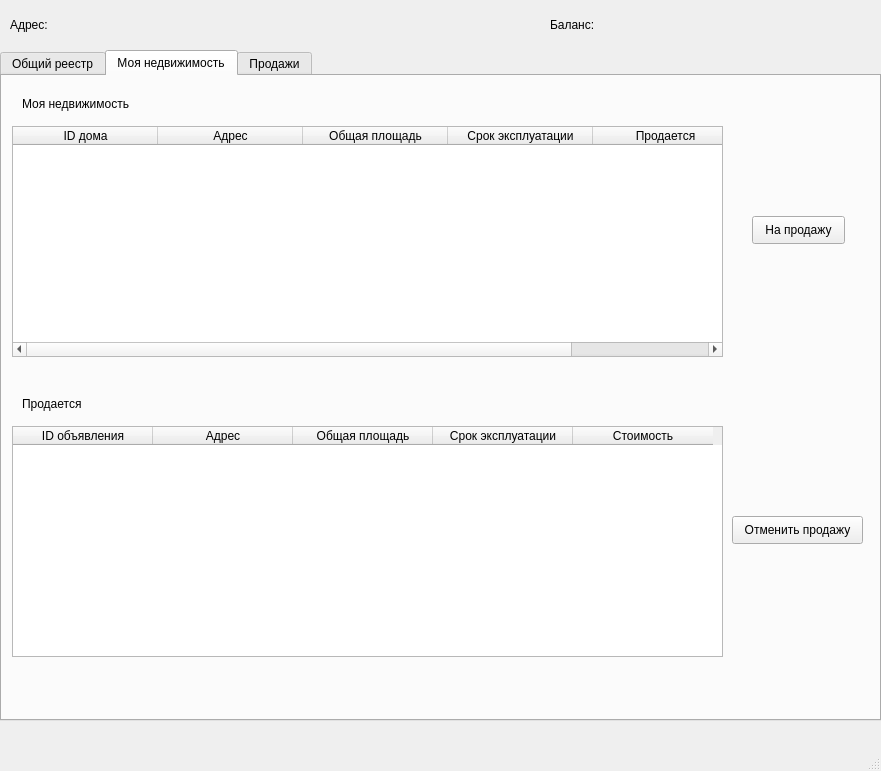
<?xml version="1.0" encoding="UTF-8"?>
<ui version="4.0">
 <class>MainWindow</class>
 <widget class="QMainWindow" name="MainWindow">
  <property name="geometry">
   <rect>
    <x>0</x>
    <y>0</y>
    <width>881</width>
    <height>771</height>
   </rect>
  </property>
  <property name="minimumSize">
   <size>
    <width>881</width>
    <height>690</height>
   </size>
  </property>
  <property name="maximumSize">
   <size>
    <width>881</width>
    <height>16777215</height>
   </size>
  </property>
  <property name="windowTitle">
   <string>Личный кабинет</string>
  </property>
  <widget class="QWidget" name="centralwidget">
   <widget class="QTabWidget" name="tabWidget">
    <property name="geometry">
     <rect>
      <x>0</x>
      <y>50</y>
      <width>881</width>
      <height>671</height>
     </rect>
    </property>
    <property name="currentIndex">
     <number>1</number>
    </property>
    <property name="iconSize">
     <size>
      <width>20</width>
      <height>20</height>
     </size>
    </property>
    <widget class="QWidget" name="tab">
     <attribute name="title">
      <string>Общий реестр</string>
     </attribute>
     <widget class="QTableWidget" name="table_register">
      <property name="geometry">
       <rect>
        <x>10</x>
        <y>10</y>
        <width>851</width>
        <height>571</height>
       </rect>
      </property>
      <attribute name="horizontalHeaderDefaultSectionSize">
       <number>140</number>
      </attribute>
      <column>
       <property name="text">
        <string> ID дома</string>
       </property>
      </column>
      <column>
       <property name="text">
        <string>Собственник</string>
       </property>
      </column>
      <column>
       <property name="text">
        <string>Адрес</string>
       </property>
      </column>
      <column>
       <property name="text">
        <string>Общая площадь</string>
       </property>
      </column>
      <column>
       <property name="text">
        <string>Срок эксплуатации</string>
       </property>
      </column>
      <column>
       <property name="text">
        <string>Продается</string>
       </property>
      </column>
     </widget>
    </widget>
    <widget class="QWidget" name="tab_2">
     <attribute name="title">
      <string>Моя недвижимость</string>
     </attribute>
     <widget class="QTableWidget" name="table_my">
      <property name="geometry">
       <rect>
        <x>10</x>
        <y>50</y>
        <width>711</width>
        <height>231</height>
       </rect>
      </property>
      <attribute name="horizontalHeaderDefaultSectionSize">
       <number>145</number>
      </attribute>
      <column>
       <property name="text">
        <string>ID дома</string>
       </property>
      </column>
      <column>
       <property name="text">
        <string>Адрес</string>
       </property>
      </column>
      <column>
       <property name="text">
        <string>Общая площадь</string>
       </property>
      </column>
      <column>
       <property name="text">
        <string>Срок эксплуатации</string>
       </property>
      </column>
      <column>
       <property name="text">
        <string>Продается</string>
       </property>
      </column>
     </widget>
     <widget class="QPushButton" name="btn_sale">
      <property name="geometry">
       <rect>
        <x>750</x>
        <y>140</y>
        <width>93</width>
        <height>28</height>
       </rect>
      </property>
      <property name="text">
       <string>На продажу</string>
      </property>
     </widget>
     <widget class="QTableWidget" name="table_my_sale">
      <property name="geometry">
       <rect>
        <x>10</x>
        <y>350</y>
        <width>711</width>
        <height>231</height>
       </rect>
      </property>
      <attribute name="horizontalHeaderDefaultSectionSize">
       <number>140</number>
      </attribute>
      <column>
       <property name="text">
        <string>ID объявления</string>
       </property>
      </column>
      <column>
       <property name="text">
        <string>Адрес</string>
       </property>
      </column>
      <column>
       <property name="text">
        <string>Общая площадь</string>
       </property>
      </column>
      <column>
       <property name="text">
        <string>Срок эксплуатации</string>
       </property>
      </column>
      <column>
       <property name="text">
        <string>Стоимость</string>
       </property>
      </column>
     </widget>
     <widget class="QPushButton" name="btn_cancel">
      <property name="geometry">
       <rect>
        <x>730</x>
        <y>440</y>
        <width>131</width>
        <height>28</height>
       </rect>
      </property>
      <property name="text">
       <string>Отменить продажу</string>
      </property>
     </widget>
     <widget class="QLabel" name="label">
      <property name="geometry">
       <rect>
        <x>20</x>
        <y>320</y>
        <width>81</width>
        <height>16</height>
       </rect>
      </property>
      <property name="text">
       <string>Продается</string>
      </property>
     </widget>
     <widget class="QLabel" name="label_2">
      <property name="geometry">
       <rect>
        <x>20</x>
        <y>20</y>
        <width>121</width>
        <height>16</height>
       </rect>
      </property>
      <property name="text">
       <string>Моя недвижимость</string>
      </property>
     </widget>
    </widget>
    <widget class="QWidget" name="tab_3">
     <attribute name="title">
      <string>Продажи</string>
     </attribute>
     <widget class="QTableWidget" name="table_sale">
      <property name="geometry">
       <rect>
        <x>10</x>
        <y>10</y>
        <width>851</width>
        <height>571</height>
       </rect>
      </property>
      <attribute name="horizontalHeaderDefaultSectionSize">
       <number>140</number>
      </attribute>
      <column>
       <property name="text">
        <string>ID объявления</string>
       </property>
      </column>
      <column>
       <property name="text">
        <string>ID дома</string>
       </property>
      </column>
      <column>
       <property name="text">
        <string>Собственник</string>
       </property>
      </column>
      <column>
       <property name="text">
        <string>Покупатель</string>
       </property>
      </column>
      <column>
       <property name="text">
        <string>Стоимость</string>
       </property>
      </column>
      <column>
       <property name="text">
        <string>Статус</string>
       </property>
      </column>
     </widget>
     <widget class="QPushButton" name="btn_buy">
      <property name="geometry">
       <rect>
        <x>750</x>
        <y>600</y>
        <width>93</width>
        <height>28</height>
       </rect>
      </property>
      <property name="text">
       <string>Купить</string>
      </property>
     </widget>
    </widget>
   </widget>
   <widget class="QLabel" name="label_3">
    <property name="geometry">
     <rect>
      <x>550</x>
      <y>10</y>
      <width>51</width>
      <height>30</height>
     </rect>
    </property>
    <property name="text">
     <string>Баланс:</string>
    </property>
   </widget>
   <widget class="QLabel" name="label_1">
    <property name="geometry">
     <rect>
      <x>10</x>
      <y>10</y>
      <width>51</width>
      <height>30</height>
     </rect>
    </property>
    <property name="text">
     <string>Адрес:</string>
    </property>
   </widget>
   <widget class="QLabel" name="label_user">
    <property name="geometry">
     <rect>
      <x>70</x>
      <y>10</y>
      <width>461</width>
      <height>30</height>
     </rect>
    </property>
    <property name="text">
     <string/>
    </property>
   </widget>
   <widget class="QLabel" name="label_balance">
    <property name="geometry">
     <rect>
      <x>610</x>
      <y>10</y>
      <width>241</width>
      <height>30</height>
     </rect>
    </property>
    <property name="text">
     <string/>
    </property>
   </widget>
  </widget>
  <widget class="QMenuBar" name="menubar">
   <property name="geometry">
    <rect>
     <x>0</x>
     <y>0</y>
     <width>881</width>
     <height>26</height>
    </rect>
   </property>
  </widget>
  <widget class="QStatusBar" name="statusbar"/>
 </widget>
 <resources/>
 <connections/>
</ui>
